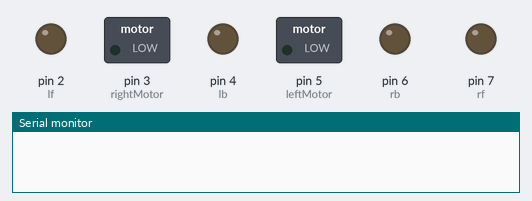
Simulated run of this sketch. Board: Arduino Uno, built with avr-gcc and run on an emulated ATmega328P. On the bench: switched loads named in the sketch (green lamp = pin HIGH), output pins drawn as LEDs (lit = HIGH), the last lines printed to the serial monitor.

Above: at 0.05 s.
At 2.3 s:
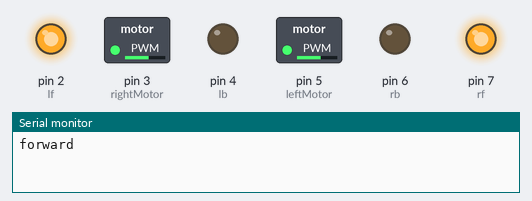
At 4.55 s:
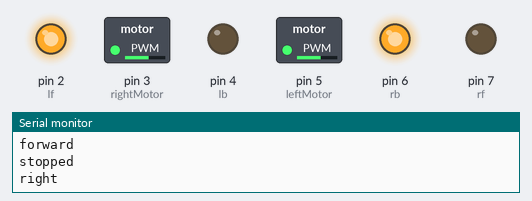
At 8.95 s:
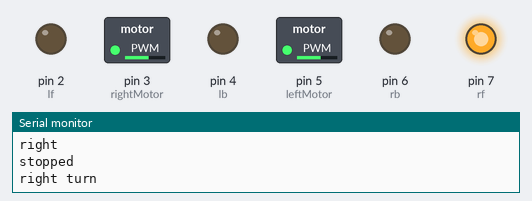
At 13.55 s:
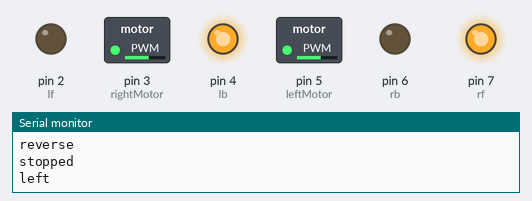
At 17.95 s:
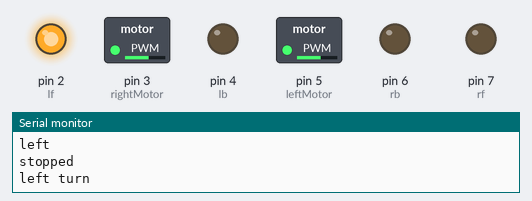
Timing chart, 0 to 20.7 s (numbered marks = the images above):
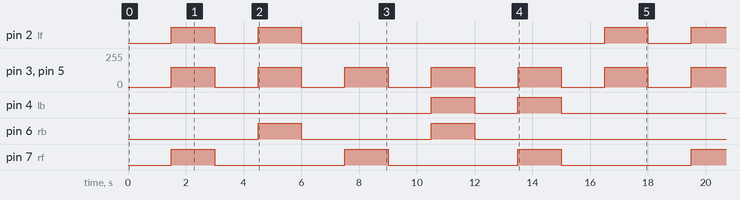

The sketch:

motor-test.ino
```cpp
// REVERTED EVERYTHING TO ORIGINAL BECAUSE I WAS DUMB

#define leftMotor 5
#define rightMotor 3
#define lf 2 // left wheel forward
#define rf 7 // right wheel forward
#define lb 4 // left wheel backward
#define rb 6 // right wheel backward

int leftSpeed = 150;    // placeholder value for speeds
int rightSpeed = 150;   // left wheel currently gets stuck for speeds under ~130, right wheel gets stuck for speeds under ~110
int wait = 1500;

void setup() {
  pinMode(leftMotor, OUTPUT);
  pinMode(rightMotor, OUTPUT);
  pinMode(lf, OUTPUT);
  pinMode(rf, OUTPUT);
  pinMode(lb, OUTPUT);
  pinMode(rb, OUTPUT);
  Serial.begin(9600);
}

void loop() {

  // This is all a movement loop which tests each function one by one with short delays in between,
  // i.e car moves in certain direction then stops, then moves

  delay(wait);
  forward(leftSpeed, rightSpeed);  // car moves forward after 1 second delay

  delay(wait);
  stop();   // 1.5 second later car stops

  delay(wait);
  right(leftSpeed, rightSpeed); // 1 second later car moves right

  delay(wait);
  stop();

  delay(wait);
  rightTurn(leftSpeed, rightSpeed); // car turns right

  delay(wait);
  stop();

  delay(wait);
  reverse(leftSpeed, rightSpeed);  //  car reverses

  delay(wait);
  stop(); // 1.5 second later car stops again

  delay(wait);
  left(leftSpeed, rightSpeed);  // car moves left

  delay(wait);
  stop();

  delay(wait);
  leftTurn(leftSpeed, rightSpeed);  // car turns left

  delay(wait);
  stop();

}
```

movement-functions.ino
```cpp
void stop() {
  digitalWrite(lf, LOW);
  digitalWrite(rf, LOW);

  digitalWrite(lb, LOW);
  digitalWrite(rb, LOW);

  digitalWrite(leftMotor, LOW);
  digitalWrite(rightMotor, LOW);

  Serial.println("stopped");
}

void forward(int _speedL, int _speedR) {
  digitalWrite(lf, HIGH);
  digitalWrite(rf, HIGH);

  digitalWrite(lb, LOW);
  digitalWrite(rb, LOW);

  analogWrite(leftMotor, _speedL);
  analogWrite(rightMotor, _speedR);

  Serial.println("forward");
}

void reverse(int _speedL, int _speedR) {
  digitalWrite(lf, LOW);
  digitalWrite(rf, LOW);

  digitalWrite(lb, HIGH);
  digitalWrite(rb, HIGH);

  analogWrite(leftMotor, _speedL);
  analogWrite(rightMotor, _speedR);

  Serial.println("reverse");
}

void right(int _speedL, int _speedR){
  digitalWrite(lf, HIGH);
  digitalWrite(rf, LOW);

  digitalWrite(lb, LOW);
  digitalWrite(rb, HIGH);

  analogWrite(leftMotor, _speedL);
  analogWrite(rightMotor, _speedR);

  Serial.println("right");
}

void rightTurn(int _speedL, int _speedR){
  digitalWrite(lf, LOW);
  digitalWrite(rf, HIGH);

  digitalWrite(lb, LOW);
  digitalWrite(rb, LOW);

  analogWrite(leftMotor, _speedL);
  analogWrite(rightMotor, _speedR);


  Serial.println("right turn");
}

void left(int _speedL, int _speedR){
  digitalWrite(lf, LOW);
  digitalWrite(rf, HIGH);

  digitalWrite(lb, HIGH);
  digitalWrite(rb, LOW);

  analogWrite(leftMotor, _speedL);
  analogWrite(rightMotor, _speedR);

  Serial.println("left");
}

void leftTurn(int _speedL, int _speedR){
  digitalWrite(lf, HIGH);
  digitalWrite(rf, LOW);

  digitalWrite(lb, LOW);
  digitalWrite(rb, LOW);

  analogWrite(leftMotor, _speedL);
  analogWrite(rightMotor, _speedR);

  Serial.println("left turn");
}
```

Measured:
- by itself, pin 2 (lf): repeats every 18.0 s: LOW 1.5 s, HIGH 1.5 s, LOW 10.5 s, HIGH 1.5 s, LOW 1.5 s, HIGH 1.5 s
- by itself, pin 3 (rightMotor), pin 5 (leftMotor): alternates 150/255 for 1.5 s and 0/255 for 1.5 s
- by itself, pin 4 (lb): LOW → HIGH at 10.5 s, → LOW 1.5 s later, → HIGH 1.5 s later, → LOW 1.5 s later, … (8 changes in this stretch)
- by itself, pin 6 (rb): LOW → HIGH at 4.5 s, → LOW 1.5 s later, → HIGH 4.5 s later, → LOW 1.5 s later, … (8 changes in this stretch)
- by itself, pin 7 (rf): alternates HIGH for 1.5 s and LOW for 4.5 s
